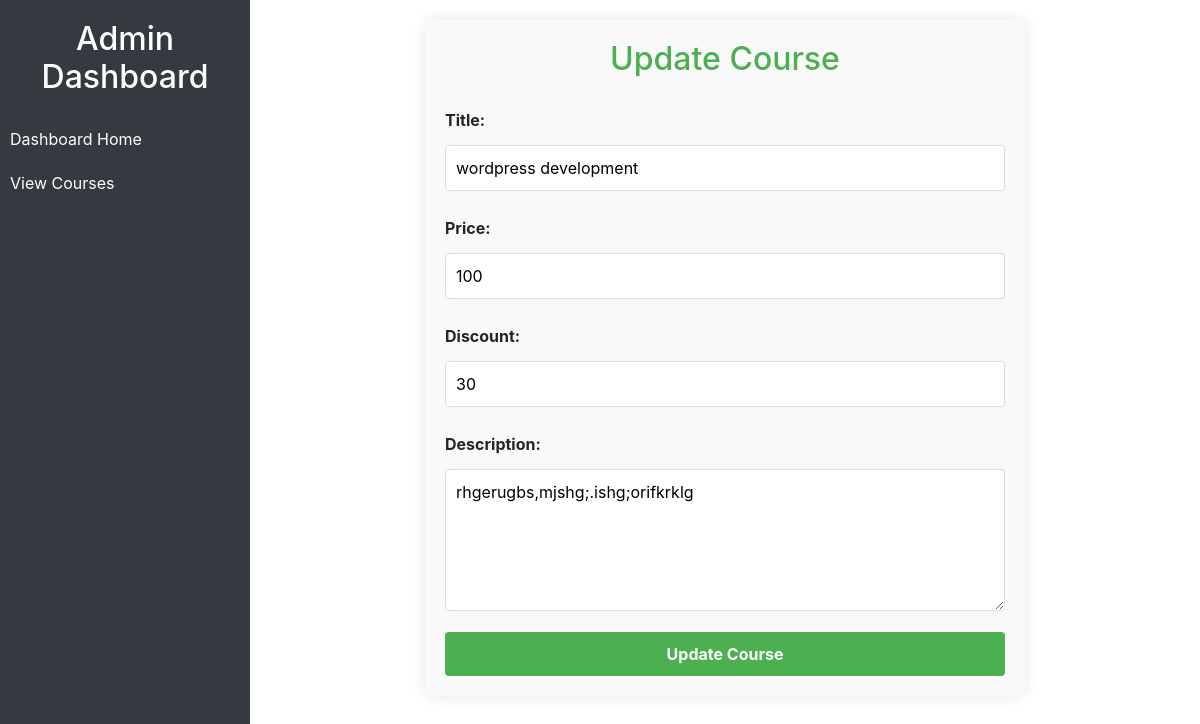
The app's page /demo/update_course.php?id=1 with its own data.
### tables this page shows
CREATE TABLE `course` (
  `id` int(30) NOT NULL,
  `title` varchar(100) NOT NULL,
  `price` int(30) NOT NULL,
  `discount` double NOT NULL,
  `content` text NOT NULL
);

### demo/update_course.php (the view, shortened to what this page needs)
<?php
include 'connection.php';
if (isset($_GET['id']) && is_numeric($_GET['id'])) {
    $course_id = $_GET['id'];
    $query = "SELECT * FROM `course` WHERE `id` = $course_id";
    $result = mysqli_query($con, $query);
    if (mysqli_num_rows($result) == 1) {
        $course = mysqli_fetch_assoc($result);
    } else {
        echo '<p class="text-danger">Course not found.</p>';
        exit;
    }
} else {
    echo '<p class="text-danger">Invalid Course ID.</p>';
    exit;
}
?>
<!DOCTYPE html>
<html lang="en">
<head>
    <link rel="stylesheet" href="https://maxcdn.bootstrapcdn.com/bootstrap/4.5.2/css/bootstrap.min.css">
</head>
<body>
<div class="sidebar">
    <h2>Admin Dashboard</h2>
    <a href="dashboard.php">Dashboard Home</a>
    <a href="view_courses.php">View Courses</a>
</div>
<div class="content">
    <div class="form-container">
        <h2>Update Course</h2>
        <form method="POST" action="">
            <label for="title">Title:</label>
            <input type="text" id="title" name="title" value="<?php echo htmlspecialchars($course['title']); ?>" required>
            <label for="price">Price:</label>
            <input type="number" id="price" name="price" value="<?php echo htmlspecialchars($course['price']); ?>" required>
            <label for="discount">Discount:</label>
            <input type="number" id="discount" name="discount" value="<?php echo htmlspecialchars($course['discount']); ?>" required>
            <label for="content">Description:</label>
            <textarea id="content" name="content" rows="5" required><?php echo htmlspecialchars($course['content']); ?></textarea>
            <button type="submit" name="Update">Update Course</button>
        </form>
    </div>
</div>
</body>
</html>

### demo/update_course.php (style rules this page uses)
.sidebar { height: 100vh; width: 250px; position: fixed; background-color: #343a40; color: #fff; padding-top: 20px; }
.sidebar h2 { text-align: center; margin-bottom: 20px; }
.sidebar a { color: #fff; padding: 10px; display: block; text-decoration: none; }
.content { margin-left: 250px; padding: 20px; }
.form-container { max-width: 600px; margin: 0 auto; padding: 20px; background-color: #f9f9f9; border-radius: 8px; box-shadow: 0px 0px 15px rgba(0, 0, 0, 0.1); }
.form-container h2 { text-align: center; margin-bottom: 20px; color: #4CAF50; }
label { font-weight: bold; margin-top: 10px; }
input, textarea { width: 100%; padding: 10px; margin-top: 5px; margin-bottom: 15px; border: 1px solid #ddd; border-radius: 4px; }
button { width: 100%; padding: 10px; background-color: #4CAF50; border: none; color: white; font-weight: bold; cursor: pointer; border-radius: 4px; }

### records on screen
course: title "wordpress development", price "100", discount "30", content "rhgerugbs,mjshg;.ishg;orifkrklg"
